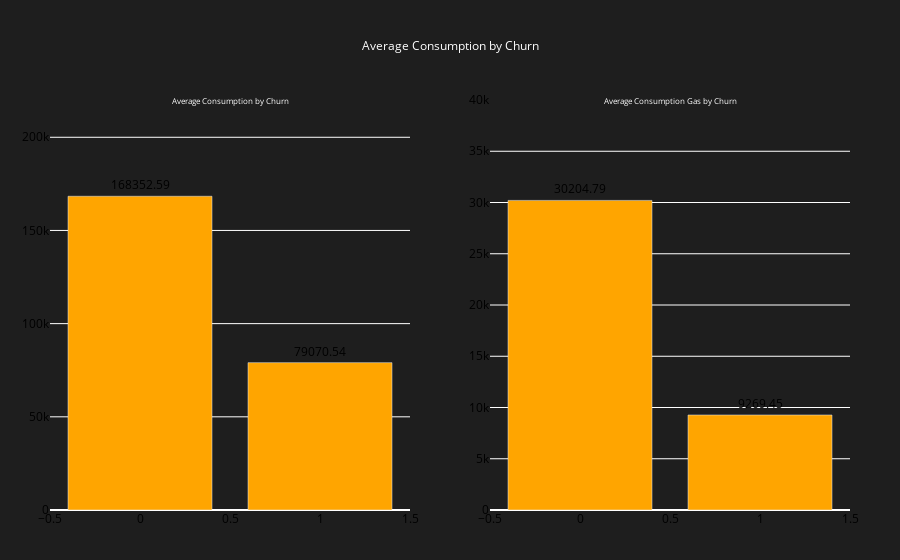

Notebook cell for this chart:
### Code cell
from plotly.subplots import make_subplots
churn_gas=df.groupby('churn')['cons_gas_12m'].mean().reset_index()
fig_gas=px.bar(churn_gas,x='churn',y='cons_gas_12m',text='cons_gas_12m',
        title='average consumption Gas  by churn',
        color_discrete_sequence=['orange'])
fig_gas.update_traces(texttemplate='%{text:.2f}',textposition='outside',base='white')
churn_cons=df.groupby('churn')['cons_12m'].mean().reset_index()
fig_cons=px.bar(churn_cons,x='churn',y='cons_12m',text='cons_12m',
        title='average consumption by churn',
        color_discrete_sequence=['orange'])

fig_cons.update_traces(texttemplate='%{text:.2f}',textposition='outside',base='white')

fig_cons_sub = make_subplots(rows=1, cols=2)
fig_cons_sub.add_trace(fig_cons.data[0],row=1,col=1,)
fig_cons_sub.add_trace(fig_gas.data[0],row=1,col=2)
fig_cons_sub.update_yaxes(range=[0, 220000], row=1, col=1)
fig_cons_sub.update_yaxes(range=[0, 40000], row=1, col=2)
fig_cons_sub.update_layout(
    title_text="Average Consumption by Churn",
    title_font=dict(size=12, color='white'),
    title_x=0.5,
    font=dict(color='black'),
    margin=dict(l=50, r=50, t=100, b=50),
    plot_bgcolor='rgb(30,30,30)',
    paper_bgcolor='rgb(30,30,30)'
)
fig_cons_sub.add_annotation(text="Average Consumption by Churn", x=0.5, y=220000, showarrow=False, font=dict(size=8, color='white'),row=1, col=1)
fig_cons_sub.add_annotation(text="Average Consumption Gas by Churn", x=0.5, y=40000, showarrow=False, font=dict(size=8, color='white'),row=1, col=2)

fig_cons_sub.show()

### Figure 1 — Plotly figure (JSON) as saved in the notebook; plotly's stock layout.template omitted (floating-point values rounded to 4 significant figures)
{"data": [{"alignmentgroup": "True", "base": "white", "hovertemplate": "churn=%{x}<br>cons_12m=%{text}<extra></extra>", "legendgroup": "", "marker": {"color": "orange", "pattern": {"shape": ""}}, "name": "", "offsetgroup": "", "orientation": "v", "showlegend": false, "text": [168400.0, 79070.0], "textposition": "outside", "texttemplate": "%{text:.2f}", "type": "bar", "x": [0, 1], "xaxis": "x", "y": [168400.0, 79070.0], "yaxis": "y"}, {"alignmentgroup": "True", "base": "white", "hovertemplate": "churn=%{x}<br>cons_gas_12m=%{text}<extra></extra>", "legendgroup": "", "marker": {"color": "orange", "pattern": {"shape": ""}}, "name": "", "offsetgroup": "", "orientation": "v", "showlegend": false, "text": [30200.0, 9269.0], "textposition": "outside", "texttemplate": "%{text:.2f}", "type": "bar", "x": [0, 1], "xaxis": "x2", "y": [30200.0, 9269.0], "yaxis": "y2"}], "layout": {"annotations": [{"font": {"color": "white", "size": 8}, "showarrow": false, "text": "Average Consumption by Churn", "x": 0.5, "xref": "x", "y": 220000, "yref": "y"}, {"font": {"color": "white", "size": 8}, "showarrow": false, "text": "Average Consumption Gas by Churn", "x": 0.5, "xref": "x2", "y": 40000, "yref": "y2"}], "font": {"color": "black"}, "margin": {"b": 50, "l": 50, "r": 50, "t": 100}, "paper_bgcolor": "rgb(30,30,30)", "plot_bgcolor": "rgb(30,30,30)", "title": {"font": {"color": "white", "size": 12}, "text": "Average Consumption by Churn", "x": 0.5}, "xaxis": {"anchor": "y", "domain": [0, 0.45]}, "xaxis2": {"anchor": "y2", "domain": [0.55, 1]}, "yaxis": {"anchor": "x", "domain": [0, 1], "range": [0, 220000]}, "yaxis2": {"anchor": "x2", "domain": [0, 1], "range": [0, 40000]}}}
